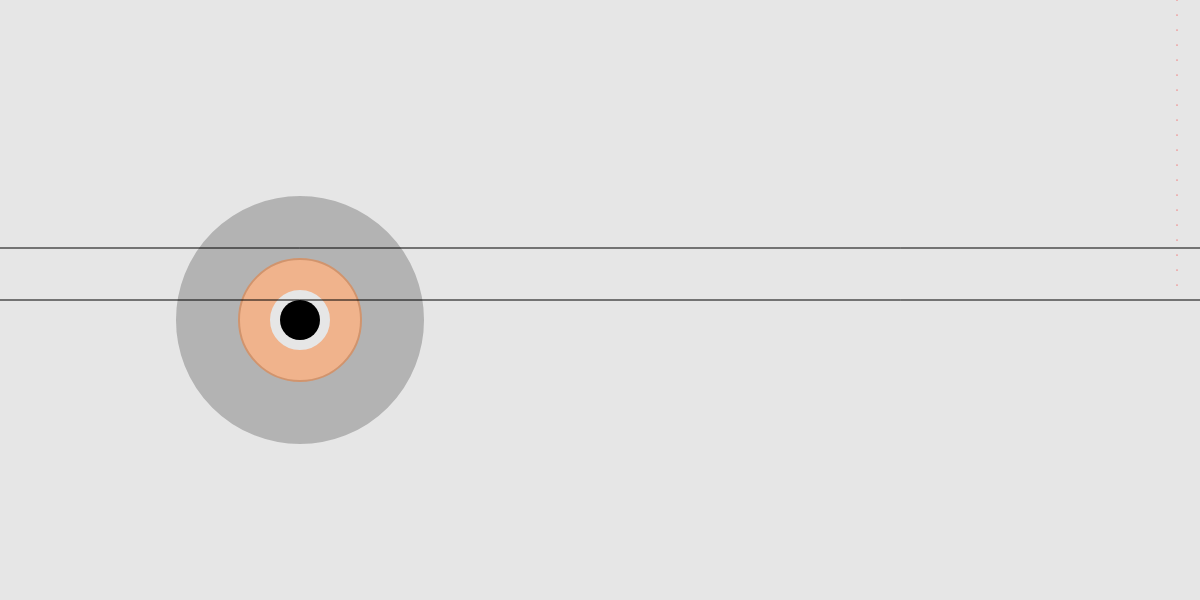
Frame 1 (no input)
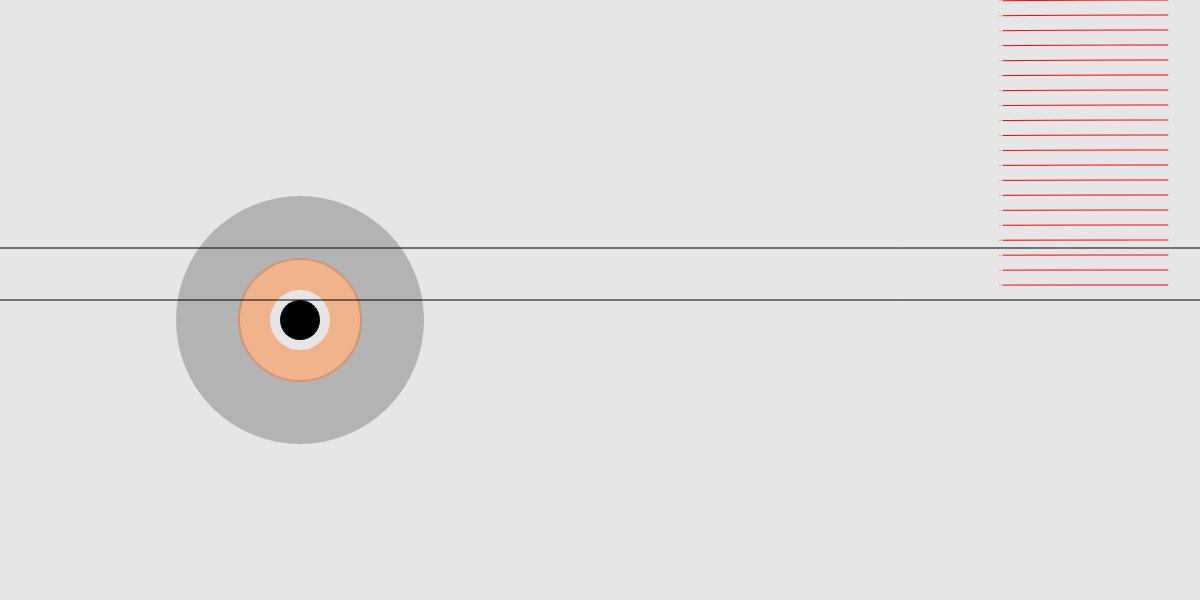
Frame 60 (no input)
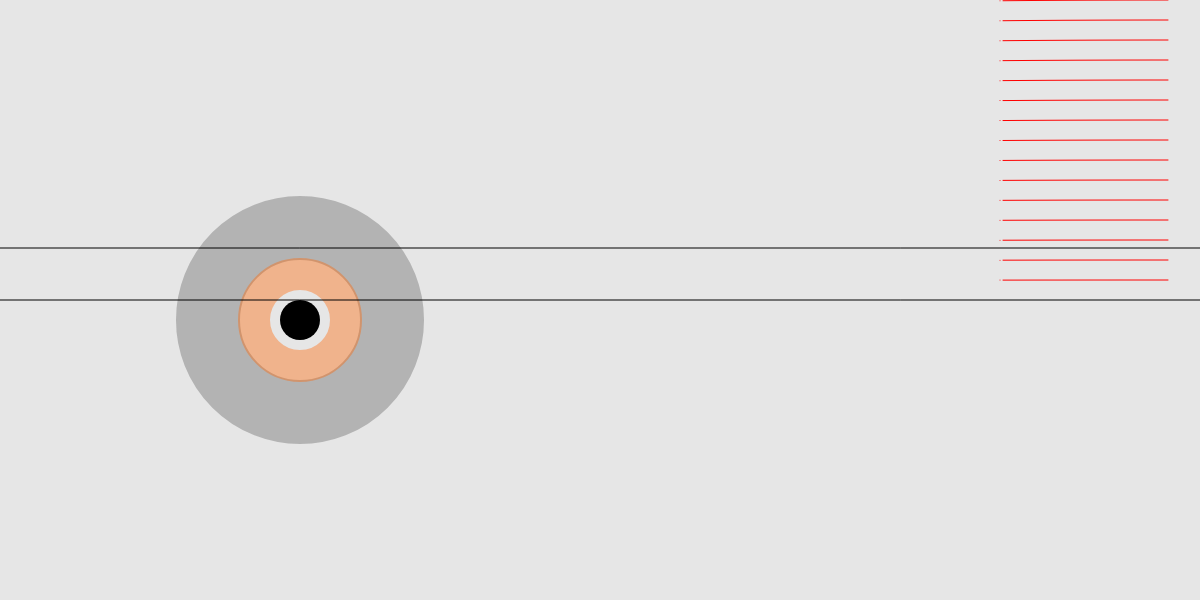
Frame 120 (the mouse pressed at the canvas centre since frame 60)

The p5.js sketch that drew these frames (run headless with seeded random() and noise() and a simulated clock; from frame 60 on, the mouse is pressed at the canvas centre):

// p5.js sketch
// ── sketch.js
const c = 30;
const G = 3;
const dt = 0.1;

let m87;
let particles = [];

let start1;
let end1;

function setup() {
  createCanvas(windowWidth, 600);
  ellipseMode(RADIUS);
  m87 = new Blackhole(300, 320, 3000);

  start1 = height / 2;
  end1 = height / 2 - m87.rs * 2.6;
  for (let y = 0; y < start1; y += 15) {
    particles.push(new Photon(width - 20, y));
  }
}
function mousePressed() {
//  console.log("mouse press");
  particles = [];

  let start1 = height / 2;
  let end = height / 2 - m87.rs * 2.6;
  for (let y = 0; y < start1; y += 20) {
    particles.push(new Photon(width - 20, y));
  }

}

function draw() {
  background(230);
  m87.show();

  stroke (0);
  strokeWeight(1);
  line(0,start1, width, start1);
  line(0,end1, width, end1);

  for (let p of particles) {
    const force = m87.pull(p);
    //p.applyForce(force);

    p.update();
    p.show();
  }
}

// ── blackhole.js
class Blackhole {
    constructor(x,y,m){
        this.pos = createVector(x,y);
        this.mass = m;
        this.rs = (2*G*this.mass) / (c*c)
    }

    pull(photon) {
        const force = p5.Vector.sub(this.pos, photon.pos);
        const r = force.mag();
        const fg = G*this.mass/(r*r);
        force.setMag(fg);
        photon.vel.add(force);
        photon.vel.setMag(c);

        if (r < this.rs) {
            photon.stop();
        }
    }
    
    show() {
        ellipseMode(RADIUS);

        fill(0);
        noStroke();
        ellipse(this.pos.x, this.pos.y, this.rs);

        noFill();
        stroke(100,100);
        strokeWeight(64);
        ellipse(this.pos.x, this.pos.y, this.rs*3 + 32);

        stroke(255,100,0, 100);
        strokeWeight(32);
        ellipse(this.pos.x, this.pos.y, this.rs*1.5 + 16);

    }
}
// ── photon.js
class Photon {
    constructor(x, y, m) {
        this.pos = createVector(x, y);
        this.vel = createVector(-c, 0);
        this.history = [];
        this.stopped = false;
    }

    stop() {
        this.stopped = true;
    }
    update() {
        if (!this.stopped) {
            if (frameCount % 5 == 0) {
                this.history.push(this.pos.copy());
            }
            const deltaV = this.vel.copy();
            deltaV.mult(dt);
            this.pos.add(deltaV);
        }

        if (this.history.length > 500) {
            this.history.splice(0, 1);
        }
    }


    show() {
        //strokeWeight(4);
        stroke(255, 0, 0);
        point(this.pos.x, this.pos.y);

        //        stroke(0);
        strokeWeight(1);
        noFill();
        beginShape()
        for (let v of this.history) {
            vertex(v.x, v.y);
        }

        endShape();
    }

}
